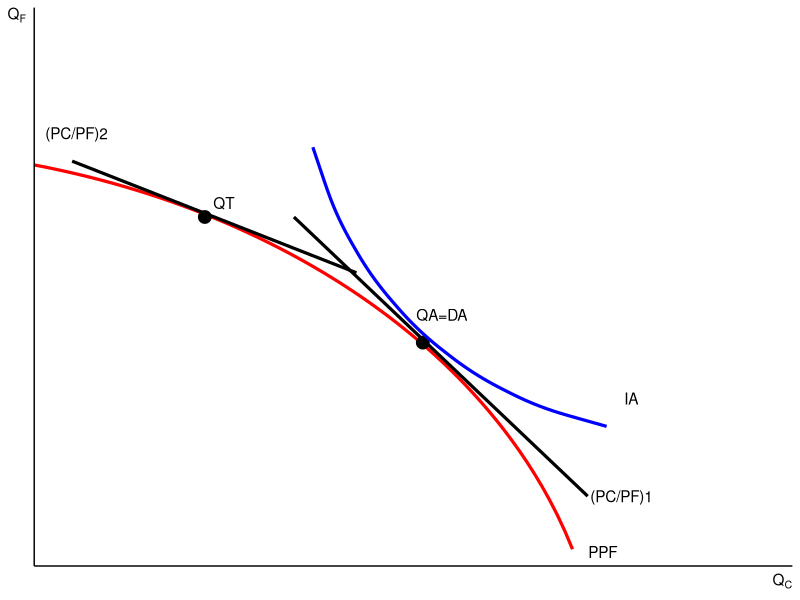

Here is the R script that generated this plot:
## ---- chunk 1
#| label: fig1
#| warning: false
#| echo: false
#| fig-width: 7
#| fig-height: 5
#| fig-cap: "gambar 1. Ekonomi negara Wakandaraya"
library(tidyverse)

fppf <- function(q) (16-q^2)^(0.5)

ppf<-ggplot() +
  stat_function(fun = fppf,size=1.1, color='red') +
  labs(x=expression(Q[C]), y=expression(Q[F]),color=NULL,fill=NULL)+
  annotate("text",x=2,y=60,label=expression(Q[C]==Q[c](K,L[C])))+
  scale_x_continuous(expand=c(0,0),limits = c(1,5))+
  scale_y_continuous(expand=c(0,0),limits = c(1,5))+
  theme_classic()+
  theme(axis.title.x = element_text(hjust=1),
        axis.title.y = element_text(angle=0,hjust=1,vjust=1),
        panel.grid=element_blank(),
        axis.text.x=element_blank(),
        axis.text.y=element_blank(),
        axis.ticks.x=element_blank(),
        axis.ticks.y=element_blank(),
        legend.position=c(1,1),
        legend.justification = c(1,1),
        legend.spacing=unit(0,"cm"),
        legend.margin=margin(0,0,0,0))
ppf2<-ppf+
  annotate("segment",x = 1.2, y = 3.9,xend = 2.7, yend = 3.1,size=1.1)+
  annotate("point", x=1.9,y=3.5,size=4)+
  annotate("point", x=3.05,y=2.6,size=4)+
  annotate("text", x=2,y=3.6,label="QT")+
  annotate("text", x=3.15,y=2.8,label="QA=DA")+
  annotate("text", x=4.1,y=1.5,label="(PC/PF)1")+
  annotate("text", x=1.225,y=4.1,label="(PC/PF)2")+
  annotate("text", x=4.0,y=1.1,label="PPF")+
  annotate("text", x=4.15,y=2.2,label="IA")+
  annotate("segment",x = 2.37, y = 3.5,xend = 3.92, yend = 1.5,size=1.1)+
  annotate("curve", x = 2.47, y = 4,xend = 4.02, yend = 2,curvature = .3,size=1.1,col='blue')
ppf2
